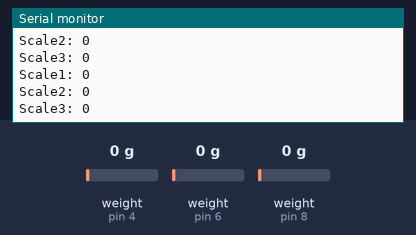
The sketch below on a simulated Arduino Uno, built with avr-gcc and run on an emulated ATmega328P. On the bench: the last lines printed to the serial monitor. The inputs (shaded band) are chosen by the test bench; at power-on: weight on the scale (sensors on pin 4, pin 6, pin 8) 0 g.

Above: at 2.2 s.
2.3 s: weight on the scale (sensor on pin 4) set to 100 g
At 3.8 s:
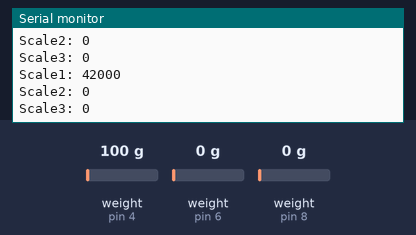
4.1 s: weight on the scale (sensor on pin 6) set to 100 g
At 5.3 s:
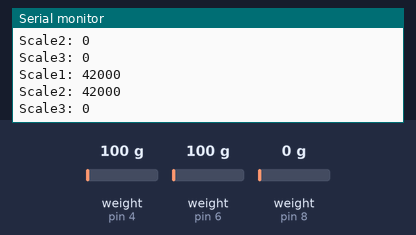
5.9 s: weight on the scale (sensor on pin 8) set to 100 g
At 7.5 s:
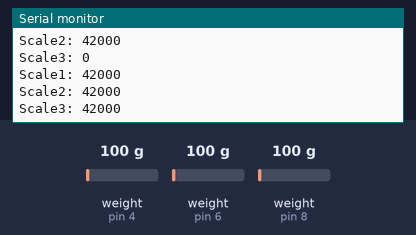
7.7 s: weight on the scale (sensor on pin 4) set to 1250 g
At 8.7 s:
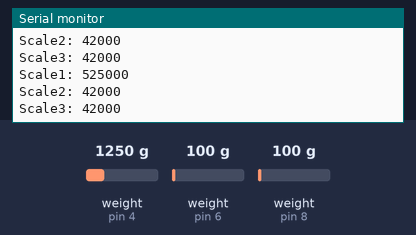
9.5 s: weight on the scale (sensor on pin 6) set to 1250 g
At 11.2 s:
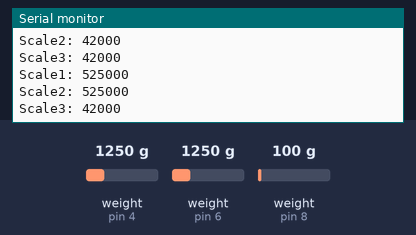
11.3 s: weight on the scale (sensor on pin 8) set to 1250 g
At 13.0 s:
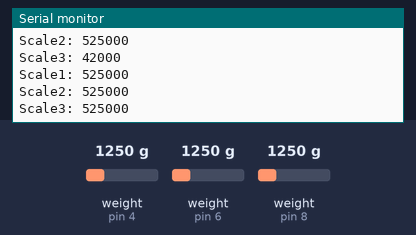
Timing chart, 0 to 14.1 s (numbered marks = the images above; inputs shaded):
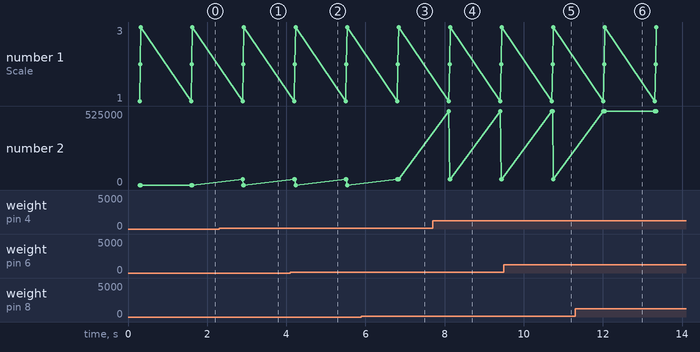

The sketch:

Multi_HX711.ino
```cpp
#include "HX711.h"

// HX711 circuit wiring for three load cells
const int LOADCELL_DOUT_PINS[] = {4, 6, 8};  // Data pins
const int LOADCELL_SCK_PINS[] = {5, 7, 9};   // Clock pins

HX711 scales[3];

// Variables to store readings
long Scale1 = 0, Scale2 = 0, Scale3 = 0;

void setup() {
  Serial.begin(9600);

  for (int i = 0; i < 3; i++) {
    scales[i].begin(LOADCELL_DOUT_PINS[i], LOADCELL_SCK_PINS[i]);
  }
}

void loop() {
  long readings[3] = {Scale1, Scale2, Scale3};  // Array for storing values

  for (int i = 0; i < 3; i++) {
    if (scales[i].is_ready()) {
      readings[i] = scales[i].read();
    } else {
      Serial.print("HX711[");
      Serial.print(i);
      Serial.println("] not found.");
    }
  }

  // Assign values to named variables
  Scale1 = readings[0];
  Scale2 = readings[1];
  Scale3 = readings[2];

  // Print values
  Serial.print("Scale1: "); Serial.println(Scale1);
  Serial.print("Scale2: "); Serial.println(Scale2);
  Serial.print("Scale3: "); Serial.println(Scale3);

  delay(1000);
}
```

Measured:
- after the input at 2.3 s, the serial monitor: prints a new line after 0.60 s (image 1)
- after the input at 4.1 s, the serial monitor: prints a new line after 0.12 s (image 2)
- after the input at 5.9 s, the serial monitor: prints a new line after 0.94 s (image 3)
- after the input at 7.7 s, the serial monitor: prints a new line after 0.41 s (image 4)
- after the input at 9.5 s, the serial monitor: prints a new line after 1.2 s (image 5)
- after the input at 11.3 s, the serial monitor: prints a new line after 0.75 s (image 6)
